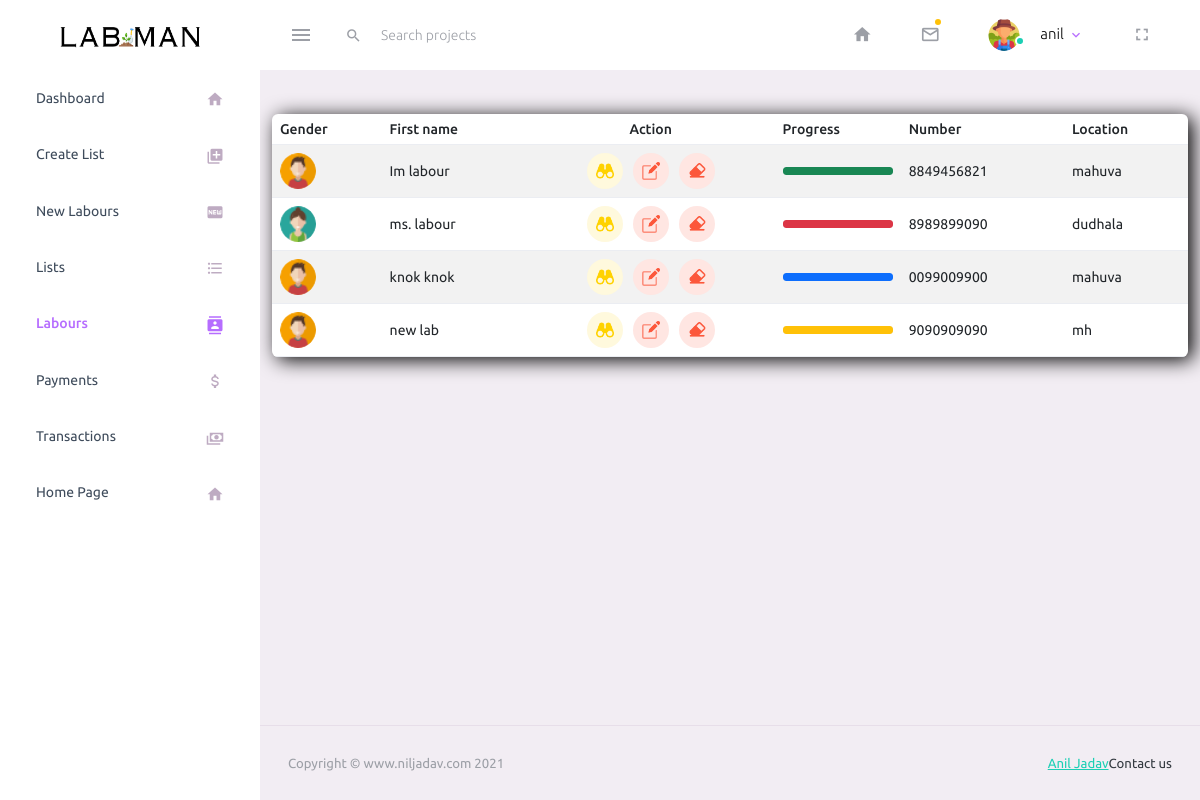
The page /admin/labours.php (signed in) on the database its author committed.
### tables this page shows
CREATE TABLE `labours` (
  `lid` int(11) NOT NULL,
  `uid` int(11) NOT NULL,
  `userdb` varchar(200) NOT NULL,
  `name` varchar(20) NOT NULL,
  `address` varchar(30) NOT NULL,
  `location` varchar(20) NOT NULL,
  `number` varchar(12) NOT NULL,
  `gender` varchar(6) NOT NULL,
  `rdate` datetime NOT NULL DEFAULT current_timestamp()
);

### admin/labours.php (the view, shortened to what this page needs)
<!DOCTYPE html>
<html lang="en">
  <head>
    <link rel="stylesheet" href="assets/vendors/mdi/css/materialdesignicons.min.css">
    <link rel="stylesheet" href="assets/vendors/css/vendor.bundle.base.css">
    <link rel="stylesheet" href="assets/css/style.css">
  </head>
  <body>
    <div class="container-scroller">
       <?php include("component/navbar.php"); ?>
      <div class="container-fluid page-body-wrapper">
        <div class="main-panel">
          <div class="content-wrapper">
          <div class="row" style="display:<?php if(isset($_GET['delete']) or isset($_GET['edit'])) echo "none";?>;">
                <div class="col-lg-12 grid-margin stretch-card" >
                <div class="table-responsive" style="width: 100%; background: white; box-shadow: 5px 3px 20px  black; border-radius: 6px;">
                    <table class="table table-striped">
                      <thead>
                        <tr>
                          <th> Gender </th>
                          <th> First name </th>
                          <th><center> Action </center></th>
                          <th> Progress </th>
                          <th> Number </th>
                          <th> Location </th>
                        </tr>
                      </thead>
                      <tbody>
                        <?php
                            include("database/db_con.php");
                            $res = mysqli_query($conn,"SELECT * FROM labours WHERE uid='".$_SESSION['id']."' AND userdb='".$_SESSION['userdb']."';");
                            $progress =array("success","danger","primary","warning","info"); $progno = 0;
                                while($row = mysqli_fetch_assoc($res))
                                {
                                      if($row['gender'] == "female")
                                        $pic="pic-3.png";
                                      else
                                        $pic="pic-4.png";
                                      echo '<tr>
                                            <td class="py-1">
                                            <img src="assets/images/faces-clipart/'.$pic.'" alt="image" />
                                            </td>';
                                      $progcount = mysqli_fetch_row(mysqli_query($conn,"SELECT count(lid) from ".$_SESSION['userdb']." WHERE lid=".$row['lid'].";"));
                                      $listcount = mysqli_fetch_row(mysqli_query($conn,"SELECT count(DISTINCT(listid)) from ".$_SESSION['userdb'].";"));
                                      $progcount = (int) $progcount[0];
                                      $listcount = (int) $listcount[0];
                                      $progwidth = ($progcount*100)/$listcount;
                                      echo '<td> '.$row["name"].' </td>
                                            <td><center> <img src="assets/images/ui/find.png"></img><a href="?edit='.$row['lid'].'"><img src="assets/images/ui/edit.png" style="margin:0px 10px;"></img></a><a href="?delete='.$row['lid'].'"><img src="assets/images/ui/eraser.png"></img></a> </center></td>';
                                      echo '<td>
                                            <div class="progress">
                                            <div class="progress-bar bg-'.$progress[$progno].'" role="progressbar" style="width: '.$progwidth.'%" aria-valuenow="25" aria-valuemin="0" aria-valuemax="100"></div>
                                            </div>
                                            </td>
                                            <td> '.$row["number"].' </td>';
                                      echo  '
                                            <td> '.$row["location"].' </td>
                                             </tr>';
                                      $progno++;
                                }
                        ?>
                      </tbody>
                    </table>
                </div>
              </div>
          </div>
          </div>
          <?php include("component/footer.php"); ?>
        </div>
      </div>
    </div>
  </body>
</html>

### rows shown on the page
labours: name "Im labour", $progwidth 100 (drawn), number "8849456821", location "mahuva"
labours: shows a picture, name "ms. labour", $progwidth 100 (drawn), number "8989899090", location "dudhala"
labours: name "knok knok", $progwidth 100 (drawn), number "0099009900", location "mahuva"
labours: name "new lab", $progwidth 100 (drawn), number "9090909090", location "mh"

### other values the page prints
$_SESSION['name'] "anil"
